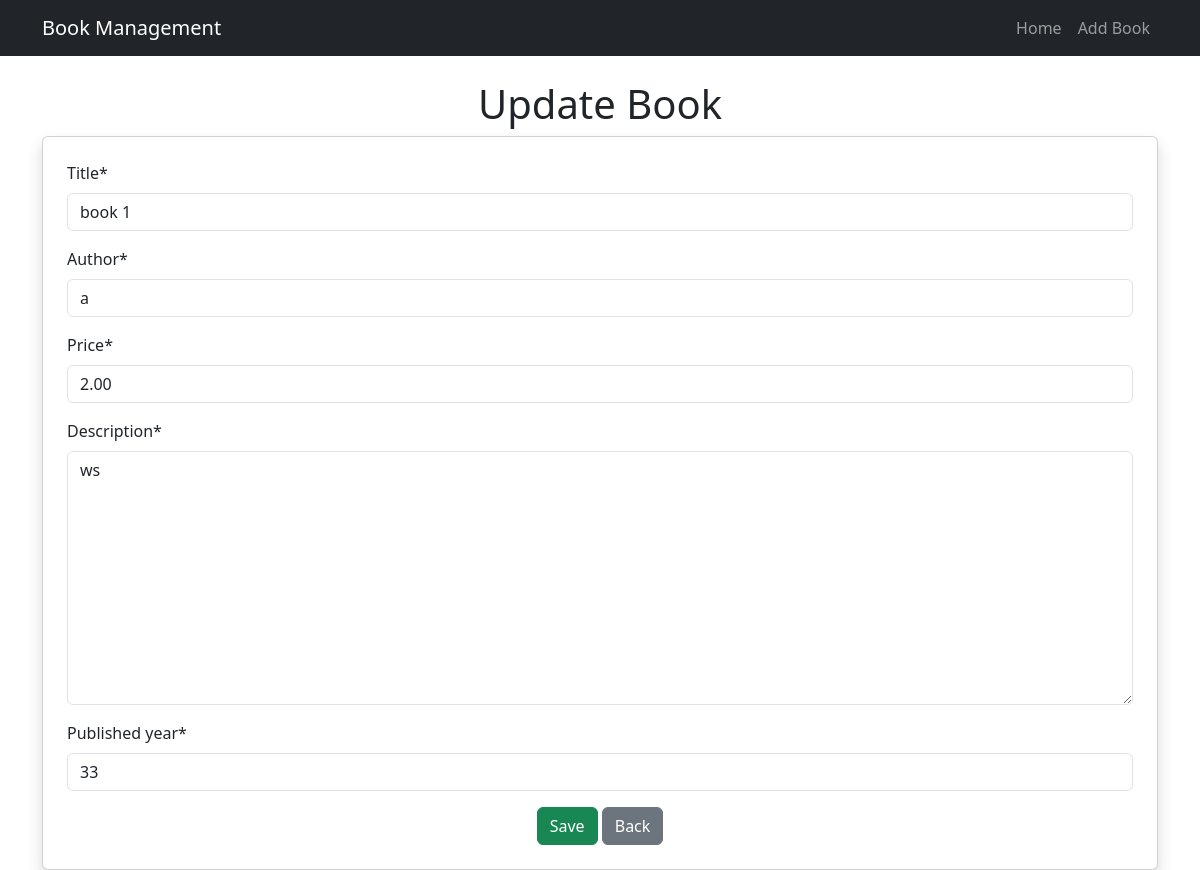
Screenshot of /edit_book/8/ with the database file from the repository.
### books/models.py (models this page shows, shortened)
class Book (models.Model):
    title = models.CharField(max_length=200)
    author = models.CharField(max_length=200)
    price = models.DecimalField(max_digits=10,decimal_places=2)
    description = models.TextField()
    published_year = models.PositiveIntegerField()

### books/views.py (the view)
# urls.py: path('edit_book/<int:book_id>/',edit_book,name='edit_book'),
def edit_book(request,book_id):
    book = Book.objects.get(id=book_id)
    if request.method == 'POST':
        form = BookForm(request.POST,instance=book)
        if form.is_valid():
            form.save()
            return redirect('homepage')
    else:
        form = BookForm(instance=book)
        return render(request,'add_book.html',{'form':form})

### books/forms.py
class BookForm(forms.ModelForm):
    class Meta:
        model = Book
        fields = '__all__'

### templates/add_book.html (shortened to what this page needs)
{% extends "base.html" %}
{% load crispy_forms_tags %}
{% block content %}
    <h1 class="text-center">{% if form.instance.pk %}Update{% else %}Add{% endif %} Book</h1>
    <div class="card shadow p-4">
        <form method="post">
            {{ form|crispy }}
            <div class="text-center">
                <button type="submit" class="btn btn-success">Save</button>
                <a href="{% url 'homepage' %}" class="btn btn-secondary">Back</a>
            </div>
        </form>
    </div>
{% endblock %}

### rows the page displays
Book: title "book 1", author "a", price "2.00", description "ws", published_year "33"
